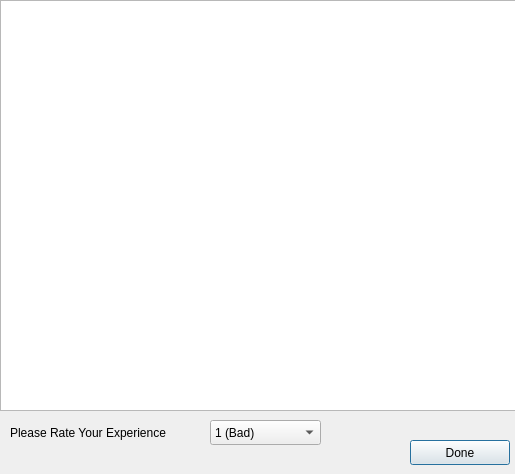
<?xml version="1.0" encoding="UTF-8"?>
<ui version="4.0">
 <class>ServerResponse</class>
 <widget class="QDialog" name="ServerResponse">
  <property name="geometry">
   <rect>
    <x>0</x>
    <y>0</y>
    <width>515</width>
    <height>474</height>
   </rect>
  </property>
  <property name="windowTitle">
   <string>Dialog</string>
  </property>
  <widget class="QTextEdit" name="DietPlanEdit">
   <property name="geometry">
    <rect>
     <x>0</x>
     <y>0</y>
     <width>521</width>
     <height>411</height>
    </rect>
   </property>
  </widget>
  <widget class="QComboBox" name="ExperienceComboBox">
   <property name="geometry">
    <rect>
     <x>210</x>
     <y>420</y>
     <width>111</width>
     <height>25</height>
    </rect>
   </property>
   <item>
    <property name="text">
     <string>1 (Bad)</string>
    </property>
   </item>
   <item>
    <property name="text">
     <string>2 (Fair)</string>
    </property>
   </item>
   <item>
    <property name="text">
     <string>3 (Good)</string>
    </property>
   </item>
   <item>
    <property name="text">
     <string>4 (Very Good)</string>
    </property>
   </item>
   <item>
    <property name="text">
     <string>5 (Excellent)</string>
    </property>
   </item>
  </widget>
  <widget class="QLabel" name="label">
   <property name="geometry">
    <rect>
     <x>10</x>
     <y>420</y>
     <width>201</width>
     <height>25</height>
    </rect>
   </property>
   <property name="text">
    <string>Please Rate Your Experience</string>
   </property>
  </widget>
  <widget class="QPushButton" name="DonePushButton">
   <property name="geometry">
    <rect>
     <x>410</x>
     <y>440</y>
     <width>100</width>
     <height>25</height>
    </rect>
   </property>
   <property name="text">
    <string>Done</string>
   </property>
  </widget>
 </widget>
 <resources/>
 <connections>
  <connection>
   <sender>DonePushButton</sender>
   <signal>clicked()</signal>
   <receiver>ServerResponse</receiver>
   <slot>close()</slot>
   <hints>
    <hint type="sourcelabel">
     <x>467</x>
     <y>447</y>
    </hint>
    <hint type="destinationlabel">
     <x>467</x>
     <y>418</y>
    </hint>
   </hints>
  </connection>
 </connections>
</ui>
